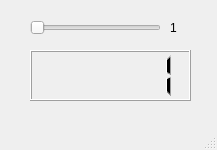
<?xml version="1.0" encoding="UTF-8"?>
<ui version="4.0">
 <class>MainWindow</class>
 <widget class="QMainWindow" name="MainWindow">
  <property name="geometry">
   <rect>
    <x>0</x>
    <y>0</y>
    <width>217</width>
    <height>150</height>
   </rect>
  </property>
  <property name="windowTitle">
   <string>MainWindow</string>
  </property>
  <widget class="QWidget" name="centralwidget">
   <widget class="QSlider" name="slider">
    <property name="geometry">
     <rect>
      <x>30</x>
      <y>20</y>
      <width>131</width>
      <height>16</height>
     </rect>
    </property>
    <property name="orientation">
     <enum>Qt::Horizontal</enum>
    </property>
   </widget>
   <widget class="QLCDNumber" name="lcdDisplay">
    <property name="geometry">
     <rect>
      <x>30</x>
      <y>50</y>
      <width>161</width>
      <height>51</height>
     </rect>
    </property>
    <property name="midLineWidth">
     <number>0</number>
    </property>
    <property name="intValue" stdset="0">
     <number>1</number>
    </property>
   </widget>
   <widget class="QLabel" name="label">
    <property name="geometry">
     <rect>
      <x>170</x>
      <y>20</y>
      <width>31</width>
      <height>16</height>
     </rect>
    </property>
    <property name="text">
     <string>1</string>
    </property>
   </widget>
  </widget>
  <widget class="QMenuBar" name="menubar">
   <property name="geometry">
    <rect>
     <x>0</x>
     <y>0</y>
     <width>217</width>
     <height>21</height>
    </rect>
   </property>
  </widget>
  <widget class="QStatusBar" name="statusbar"/>
 </widget>
 <resources/>
 <connections/>
</ui>
